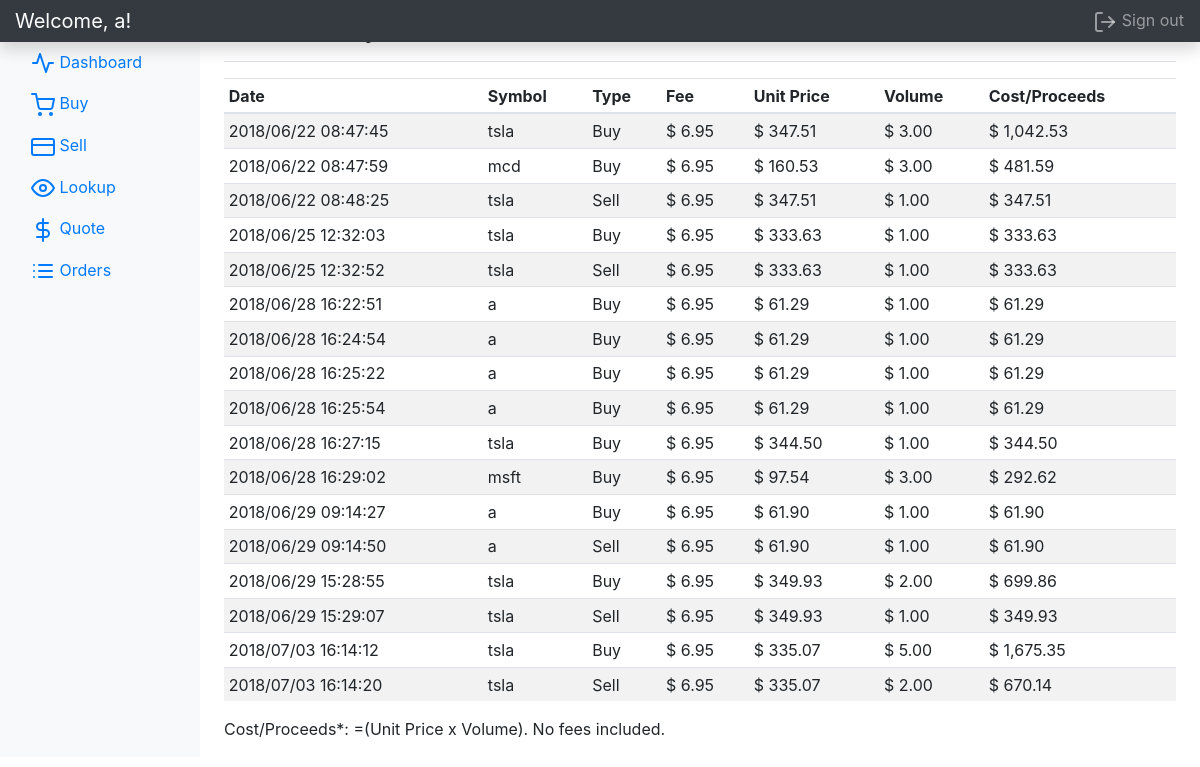
Screenshot of /order/ (signed in) with the database file from the repository.
### tables this page shows
CREATE TABLE orders(
        pk INTEGER PRIMARY KEY AUTOINCREMENT,
        username VARCHAR(16) NOT NULL,
        ticker_symbol VARCHAR(10) NOT NULL,
        date_time DATETIME NOT NULL,
        transaction_type BOOL NOT NULL,
        unit_price FLOAT NOT NULL,
        volume INTEGER NOT NULL,
        fee FLOAT NOT NULL,
        FOREIGN KEY(username) REFERENCES users(username)
    );

### core/controllers/order.py (the view)
@order_ctrl.route('/', methods=['GET'])
def show_order():
    return __order_history(session['user'])

### core/controllers/order.py (called while the page is built)
def __order_history(username):
    orders = None
    error = None
    try:
        orders = Order().get_order_history(username)
    except Exception as e:
        error = e.args[0]
    return render_template(html_filename, orders=orders, error=error)

### core/mapper/base_mapper.py (called while the page is built)
    def execute_query(self, sql_command):
        with db.connect('master.db', check_same_thread=False) as conn:
            cursor = conn.cursor()
            cursor.execute(sql_command)
            return cursor.fetchall()

### core/model/order.py (called while the page is built)
    def get_order_history(self, username):
        return OrderMapper().select_order_history(username)

### core/templates/order.html (shortened to what this page needs)
<!doctype html>
<html lang="en">
<head>
    <link href="https://getbootstrap.com/docs/4.1/dist/css/bootstrap.min.css" rel="stylesheet">
    <link href="https://getbootstrap.com/docs/4.1/examples/dashboard/dashboard.css" rel="stylesheet">
</head>
<body>
    <nav class="navbar navbar-dark fixed-top bg-dark flex-md-nowrap p-0 shadow">
        <a class="navbar-brand col-sm-3 col-md-2 mr-0" href="#">Welcome, {{ session['user'] }}!</a>
        <ul class="navbar-nav px-3">
            <li class="nav-item text-nowrap">
                <a class="nav-link" href="{{ url_for('logout.logout') }}">
                    <span data-feather="log-out"></span>
                    Sign out
                </a>
            </li>
        </ul>
    </nav>
    <div class="container-fluid">
        <div class="row">
            <nav class="col-md-2 d-none d-md-block bg-light sidebar">
                <div class="sidebar-sticky">
                    <ul class="nav flex-column">
                        <li class="nav-item">
                            <a class="nav-link" href="{{ url_for('dashboard.show_dashboard') }}">
                            </a>
                        </li>
                        <li class="nav-item">
                            <a class="nav-link" href="{{ url_for('dashboard.show_dashboard') }}">
                                <span data-feather="activity"></span>
                                Dashboard
                            </a>
                        </li>
                        <li class="nav-item">
                            <a class="nav-link" href="{{ url_for('buy.show_buy') }}">
                                <span data-feather="shopping-cart"></span>
                                Buy
                            </a>
                        </li>
                        <li class="nav-item">
                            <a class="nav-link" href="{{ url_for('sell.show_sell') }}">
                                <span data-feather="credit-card"></span>
                                Sell
                            </a>
                        </li>
                        <li class="nav-item">
                            <a class="nav-link" href="{{ url_for('lookup.show_lookup') }}">
                                <span data-feather="eye"></span>
                                Lookup
                            </a>
                        </li>
                        <li class="nav-item">
                            <a class="nav-link" href="{{ url_for('quote.show_quote') }}">
                                <span data-feather="dollar-sign"></span>
                                Quote
                            </a>
                        </li>
                        <li class="nav-item">
                            <a class="nav-link active" href="{{ url_for('order.show_order') }}">
                                <span data-feather="list"></span>
                                Orders
                            </a>
                        </li>
                    </ul>
                </div>
            </nav>
            <main role="main" class="col-md-9 ml-sm-auto col-lg-10 px-4">
                <div class="d-flex justify-content-between flex-wrap flex-md-nowrap align-items-center pt-3 pb-2 mb-3 border-bottom">
                    <h4 class="h4">Order History</h4>
                </div>
                {% if error %}
                <p> Error: {{ error }}. </p>
                {% elif orders %}
                <div class="table-responsive">
                    <table class="table table-striped table-sm">
                        <thead>
                            <tr>
                                <th>Date</th>
                                <th>Symbol</th>
                                <th>Type</th>
                                <th>Fee</th>
                                <th>Unit Price</th>
                                <th>Volume</th>
                                <th>Cost/Proceeds</th>
                            </tr>
                        </thead>
                        <tbody>
                            {% for item in orders %}
                            <tr>
                                <td>{{ item['date_time'].strftime('%Y/%m/%d %H:%M:%S') }}</td>
                                <td>{{ item['ticker_symbol'] }}</td>
                                {%if item['order_type'] == 'B' %}
                                <td>Buy</td>
                                {%elif item['order_type'] == 'S' %}
                                <td>Sell</td>
                                {% else %}
                                <td>Invalid</td>
                                {% endif %}
                                <td>{{ "$ {:,.2f}".format(item['fee']) }}</td>
                                <td>{{ "$ {:,.2f}".format(item['unit_price']) }}</td>
                                <td>{{ "$ {:,.2f}".format(item['volume']) }}</td>
                                <td>{{ "$ {:,.2f}".format(item['volume'] * item['unit_price']) }}</td>
                            </tr>
                            {% endfor %}
                        </tbody>
                    </table>
                </div>
                <div>
                    <p> Cost/Proceeds*: =(Unit Price x Volume). No fees included. </p>
                </div>
                {% endif %}
            </main>
        </div>
    </div>
</body>
</html>

### rows the page displays
orders: date_time "2018/06/22 08:47:45", ticker_symbol "tsla", shows "Buy", fee "$ 6.95", unit_price "$ 347.51", volume "$ 3.00", item['volume']*item['unit_price'] "$ 1,042.53"
orders: date_time "2018/06/22 08:47:59", ticker_symbol "mcd", shows "Buy", fee "$ 6.95", unit_price "$ 160.53", volume "$ 3.00", item['volume']*item['unit_price'] "$ 481.59"
orders: date_time "2018/06/22 08:48:25", ticker_symbol "tsla", shows "Sell", fee "$ 6.95", unit_price "$ 347.51", volume "$ 1.00", item['volume']*item['unit_price'] "$ 347.51"
orders: date_time "2018/06/25 12:32:03", ticker_symbol "tsla", shows "Buy", fee "$ 6.95", unit_price "$ 333.63", volume "$ 1.00", item['volume']*item['unit_price'] "$ 333.63"
orders: date_time "2018/06/25 12:32:52", ticker_symbol "tsla", shows "Sell", fee "$ 6.95", unit_price "$ 333.63", volume "$ 1.00", item['volume']*item['unit_price'] "$ 333.63"
orders: date_time "2018/06/28 16:22:51", ticker_symbol "a", shows "Buy", fee "$ 6.95", unit_price "$ 61.29", volume "$ 1.00", item['volume']*item['unit_price'] "$ 61.29"
orders: date_time "2018/06/28 16:24:54", ticker_symbol "a", shows "Buy", fee "$ 6.95", unit_price "$ 61.29", volume "$ 1.00", item['volume']*item['unit_price'] "$ 61.29"
orders: date_time "2018/06/28 16:25:22", ticker_symbol "a", shows "Buy", fee "$ 6.95", unit_price "$ 61.29", volume "$ 1.00", item['volume']*item['unit_price'] "$ 61.29"
orders: date_time "2018/06/28 16:25:54", ticker_symbol "a", shows "Buy", fee "$ 6.95", unit_price "$ 61.29", volume "$ 1.00", item['volume']*item['unit_price'] "$ 61.29"
orders: date_time "2018/06/28 16:27:15", ticker_symbol "tsla", shows "Buy", fee "$ 6.95", unit_price "$ 344.50", volume "$ 1.00", item['volume']*item['unit_price'] "$ 344.50"
orders: date_time "2018/06/28 16:29:02", ticker_symbol "msft", shows "Buy", fee "$ 6.95", unit_price "$ 97.54", volume "$ 3.00", item['volume']*item['unit_price'] "$ 292.62"
orders: date_time "2018/06/29 09:14:27", ticker_symbol "a", shows "Buy", fee "$ 6.95", unit_price "$ 61.90", volume "$ 1.00", item['volume']*item['unit_price'] "$ 61.90"
orders: date_time "2018/06/29 09:14:50", ticker_symbol "a", shows "Sell", fee "$ 6.95", unit_price "$ 61.90", volume "$ 1.00", item['volume']*item['unit_price'] "$ 61.90"
orders: date_time "2018/06/29 15:28:55", ticker_symbol "tsla", shows "Buy", fee "$ 6.95", unit_price "$ 349.93", volume "$ 2.00", item['volume']*item['unit_price'] "$ 699.86"
orders: date_time "2018/06/29 15:29:07", ticker_symbol "tsla", shows "Sell", fee "$ 6.95", unit_price "$ 349.93", volume "$ 1.00", item['volume']*item['unit_price'] "$ 349.93"
orders: date_time "2018/07/03 16:14:12", ticker_symbol "tsla", shows "Buy", fee "$ 6.95", unit_price "$ 335.07", volume "$ 5.00", item['volume']*item['unit_price'] "$ 1,675.35"
orders: date_time "2018/07/03 16:14:20", ticker_symbol "tsla", shows "Sell", fee "$ 6.95", unit_price "$ 335.07", volume "$ 2.00", item['volume']*item['unit_price'] "$ 670.14"

### other values shown
{{ session['user'] }} "a"
